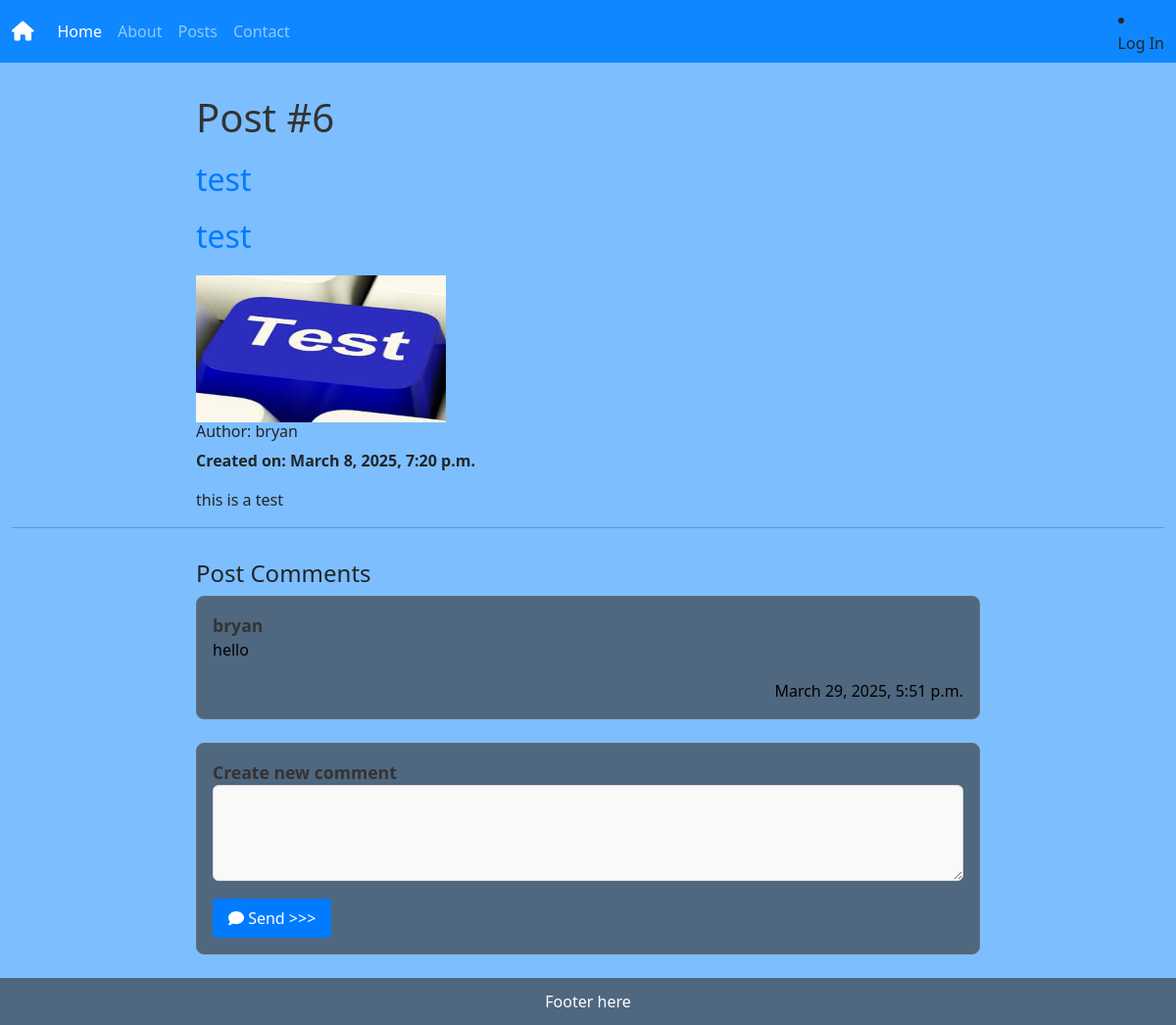
Before: /posts/6/ with the older database file.
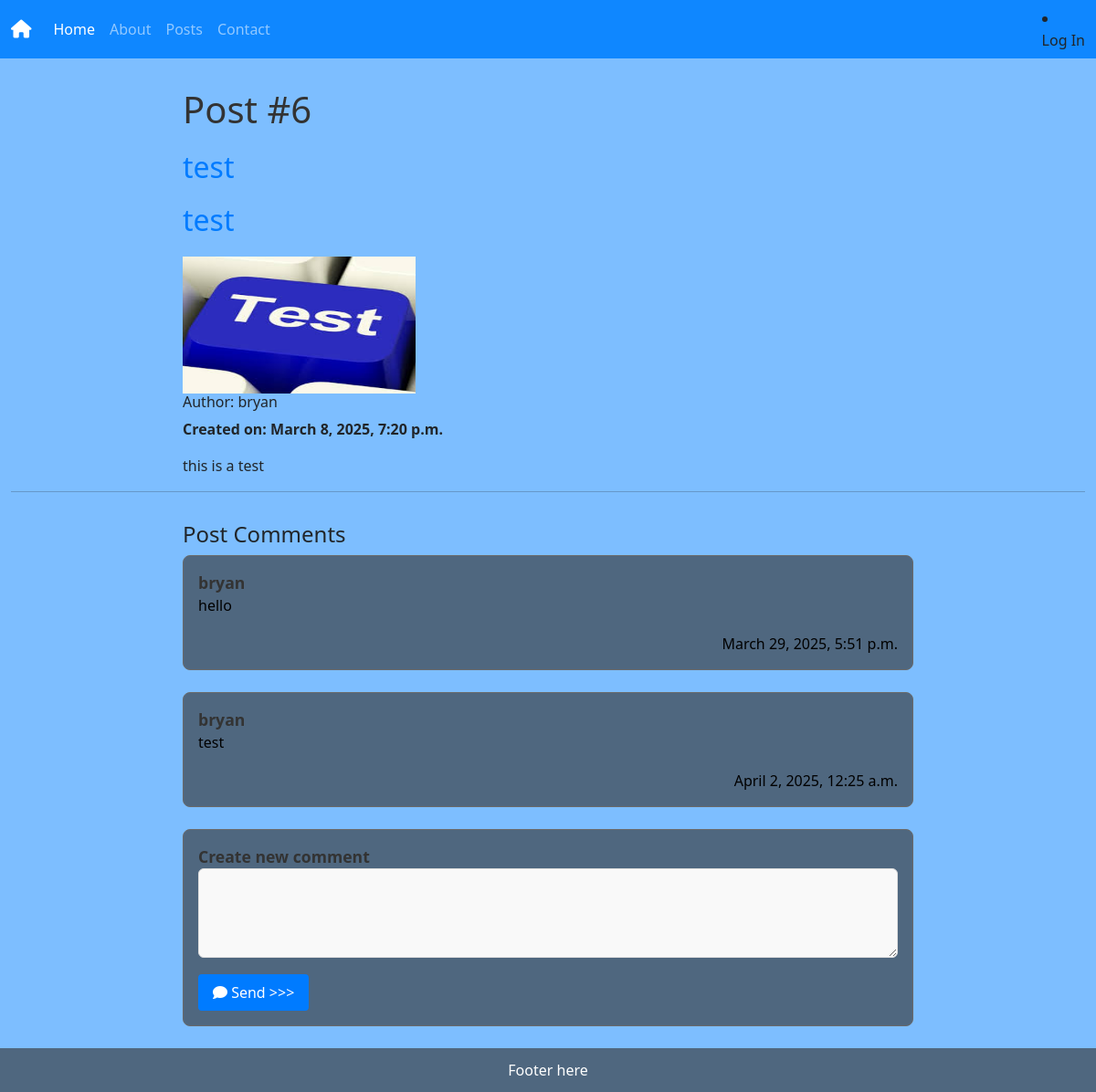
After: the same page with the newer database file.
### posts/models.py (models this page shows, shortened)
class Post(models.Model):
    title = models.CharField(max_length=128)
    subtitle = models.CharField(max_length=256)
    author = models.ForeignKey(get_user_model(), on_delete= models.CASCADE)
    body = models.TextField()
    created_on = models.DateTimeField(auto_now_add=True)
    status = models.ForeignKey(
        Status,
        null=True,
        default=None,
        on_delete=models.CASCADE
    )
    image = models.ImageField(upload_to="media/posts/", blank=True, null=True)

class Comment(models.Model):
    author = models.ForeignKey(get_user_model(), on_delete=models.CASCADE)
    content = models.TextField()
    post = models.ForeignKey(Post, on_delete = models.CASCADE)
    created_on = models.DateTimeField(auto_now_add=True)

### posts/views.py (the view)
# urls.py: path('<int:pk>/', PostDetailView.as_view(), name="post_detail"),
class PostDetailView(DetailView):
    template_name= "posts/detail.html"
    model = Post
    def get_context_data(self, **kwargs):
        context = super().get_context_data(**kwargs)
        post = self.object
        comments = Comment.objects.filter(post=post)
        context["comments"] = comments
        return context

### templates/posts/detail.html (shortened to what this page needs)
{% extends 'base.html' %}
{% load static %}
{% block css %}
    <link rel="stylesheet" href="{% static 'css/post_detail.css' %}">
{% endblock %}
{% block content %}
<div class="comments-container">
    <h1>Post #{{post.id}}</h1>
    <h2>{{post.title}}</h2>
    <h2>{{post.subtitle}}</h2>
    {% if post.image %}
    <img src="{{post.image.url}}" alt="post">
    {% else %}
    <img src="https://encrypted-tbn0.gstatic.com/images?q=tbn:ANd9GcS1f4C-cWV03_czRXhL1THkOdS9RDnAtPxRnA&s" alt="post">
    {% endif %}
    <h6>Author: {{post.author}}</h6>
    <strong>Created on: {{post.created_on}}</strong>
    <p>{{ post.body|linebreaks }}</p>
</div>
        <hr>
        <div class="comments-container">
            <h4>Post Comments</h4>
            {% for cm in comments %}
                <div class="comment">
                    <label class="author">{{cm.author}}</label>
                    <p>{{cm.content}}</p>
                    <label class="date">{{cm.created_on}}</label>
                </div>
            {% endfor %}
            <div class="comment">
                <label class="author">Create new comment</label>
                <form method="post" action="{% url 'comment_create' %}">
                    <textarea name="comment" rows="3"></textarea>
                    <button class="btn btn-sm btn-primary"><i class="fa-solid fa-comment"></i> Send >>></button>
                </form>
            </div>
        </div>
{% endblock %}

### templates/base.html (shortened to what this page needs)
{% load static %}
<!DOCTYPE html>
<html lang="en">
<head>
    <link href="https://cdn.jsdelivr.net/npm/bootstrap@5.3.3/dist/css/bootstrap.min.css" rel="stylesheet">
    <link rel="stylesheet" href="https://cdnjs.cloudflare.com/ajax/libs/font-awesome/6.7.1/css/all.min.css">
    <link rel="stylesheet" href="{% static 'css/base.css' %}">
    {% block css %}{% endblock %}
</head>
<body>
        {% include 'navbar.html' %}
    <main class="container-fluid">
        {% block content %}{% endblock %}
    </main>
    <footer>
        Footer here
    </footer>
</body>
</html>

### templates/navbar.html (shortened to what this page needs)
<nav class="navbar navbar-expand-lg" data-bs-theme="dark" style="background-color: #0F87FF; flex:1;">
    <div class="container-fluid">
      <a class="navbar-brand" href="{% url 'home' %}"><i class="fa-solid fa-house"></i></a>
      <div class="collapse navbar-collapse" id="navbarNav">
        <ul class="navbar-nav me-auto">
          <li class="nav-item">
            <a class="nav-link active" aria-current="page" href="{% url 'home' %}">Home</a>
          </li>
          <li class="nav-item">
            <a class="nav-link" href="{% url 'about' %}">About</a>
          </li>
          <li class="nav-item">
            <a class="nav-link" href="{% url 'post_list' %}">Posts</a>
          </li>
          <li class="nav-item">
            <a class="nav-link" href="{% url 'contact' %}">Contact</a>
          </li>
        </ul>
          <div class="d-flex" role="search">
            {% if user.is_authenticated %}
            <span class="btn btn-outline-light"><i class="fa-solid fa-circle-user"></i> {{user.username}}</span>
            <form method="POST" action="{% url 'logout' %}">
              {% csrf_token %}
              <button class="btn btn-outline-light" type="submit">Log Out</button>
            </form>
            {% else %}
            <li class="nav-item">
              <a class="nav-link" href="{% url 'login' %}">Log In</a>
            </li>
            {% endif %}
          </div>
      </div>
    </div>
  </nav>

### static/css/base.css (style rules this page uses)
:root { --primary-color: #0F87FF; --secondary-color: #0C6CCC; --neutral-color: #4F677F; --background-color: #7DBEFF; --surface-color: #07437F; --lobster-font: 'Lobster Two', 'selft'; --sans-font: 'Open Sans', serif; }
html, body { padding: 0; margin: 0; min-height: 100dvh; }
body { background-color: var(--background-color); }
footer { background-color: var(--neutral-color); color: white; padding: 12px 0 12px 0; text-align: center; }
main { min-height: calc(100dvh - 104px); }

### static/css/post_detail.css (style rules this page uses)
.comments-container { margin-top: 2rem; max-width: 800px; margin-left: auto; margin-right: auto; }
.comment { border: 1px solid #6a6a6a; border-radius: 8px; padding: 16px; background-color: var(--neutral-color); margin-bottom: 24px; }
.comment .author { font-weight: bold; font-family: 'Segoe UI', Tahoma, Geneva, Verdana, sans-serif; color: #333; font-size: 1.1rem; }
.comment .date { color: black; text-align: right; display: block; margin-top: 8px; }
.comment p { font-size: 1rem; color: black; line-height: 1.6; }
.comment textarea { border: 1px solid #ddd; border-radius: 6px; width: 100%; padding: 12px; font-size: 1rem; margin-bottom: 12px; background-color: #f9f9f9; transition: border-color 0.3s; }
.comment button { background-color: #007bff; color: white; padding: 8px 16px; border: none; border-radius: 4px; cursor: pointer; font-size: 1rem; transition: background-color 0.3s; }
img { width: 255px; height: 150px; }
h1, h2, h3 { margin-bottom: 20px; font-family: 'Segoe UI', Tahoma, Geneva, Verdana, sans-serif; }
h1 { font-size: 2.5rem; color: #333; }
h2 { font-size: 2rem; color: #007bff; }
strong { font-weight: bold; }

Changed rows visible on the page:
added Comment: author "bryan", content "test", created_on "April 2, 2025, 12:25 a.m."
